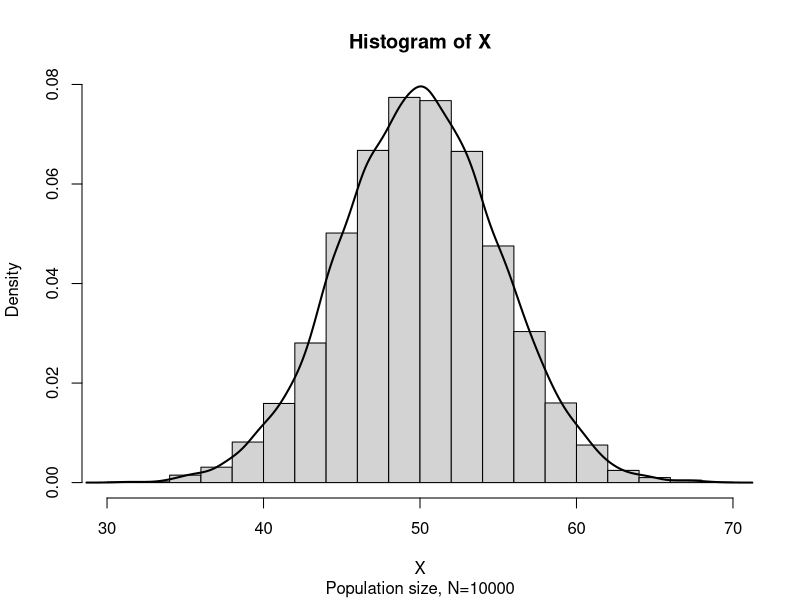
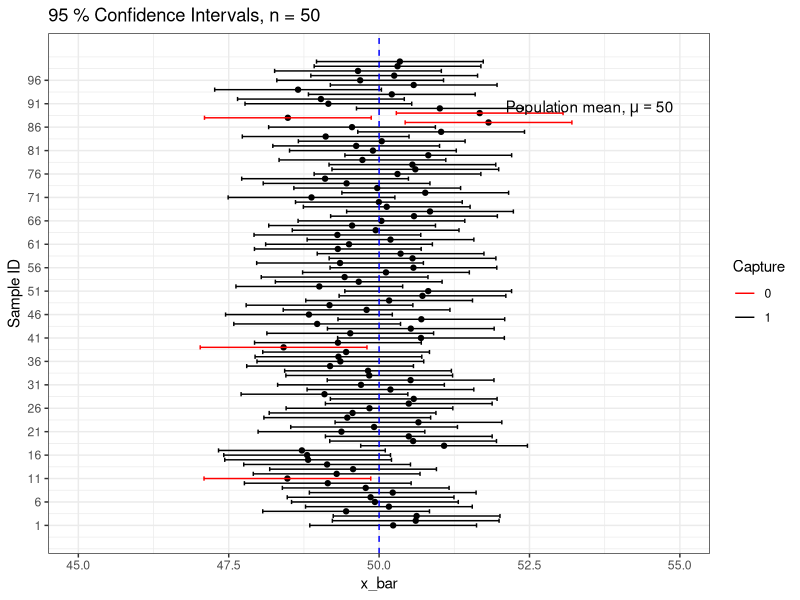

Write R code to recreate these figures, in order.
## ---- chunk 1
set.seed(36)
X<-rnorm(10000,50,5)

hist(X,freq = F,sub= "Population size, N=10000")
lines(density(X),lwd=2)
## ---- chunk 2
set.seed(36)
mu=50;sigma=5

## Constructing (1-alpha)*100% CI

alpha=0.05 

con.coef=1-alpha # confidence level

z=round(abs(qnorm(alpha/2)),2)# z=1.96

n=50 # sample size

s.e<-sigma/sqrt(n)

sampl_1<-sample(X,n)
cat("Sample data :", sampl_1)

cat("Sample mean:",round(mean(sampl_1),2))

ci_1<-c(lower=mean(sampl_1)-z*s.e,upper=mean(sampl_1)+z*s.e)
#ci_1[1]
cat("95%  CI:","\n", "[Lower ,Upper]","\n", "[",round(ci_1[1],2),",",round(ci_1[2],2),"]")
## ---- chunk 3
#| label: fig-conf_sim
#| fig-cap: "Simulation of 95% confidence intervals for $\\mu$"

library(tidyverse)

# Suppose, X~N(50,5^2); so
#cat("mu=",50,",", "sigma=",5)



# Let simulate 100 samples each of size n=50

sampl=0

B=100 # number of samples we have drawn from population X

sampl<-(replicate(B,sample(X,n,replace = FALSE)))

sample.means<-colMeans(sampl)

#class(sample.means)

sample.means<-as.data.frame(sample.means)
#class(sample.means)

sample.means%>%rename(x_bar=sample.means)->sample.means

ci<-sample.means%>%mutate(ll=x_bar-z*s.e,ul=x_bar+z*s.e)

ci%>%mutate(id=1:100)%>%select(id,x_bar,ll,ul)->ci

ci%>%mutate(Capture=ifelse(50>ll & 50<ul,"1","0"))->ci_95

#ci%>%head()

# https://statisticsglobe.com/draw-plot-with-confidence-intervals-in-r

colorset = c('0'='red','1'='black')


labels<- expression("Population mean,"~mu == 50)

ggplot(ci_95, aes(id, x_bar)) +
  geom_point() +
  geom_errorbar(aes(ymin = ll, ymax = ul,color = Capture))+
  geom_hline(yintercept = 50, linetype = "dashed", color = "blue")+
  scale_color_manual(values = colorset)+
  ylim(45,55)+
  scale_x_continuous(breaks = seq(1,100,5),limits=c(0, 101))+
  #annotate("text",label=paste("Population mean,mu=",mu),x=90,y=54)+
  annotate("text",x=90,y=53.5,label=as.character(labels),parse=TRUE)+
    labs(title =paste(con.coef*100, "% Confidence Intervals, n =", n),
       x="Sample ID")+
  coord_flip()+
  theme_bw()
